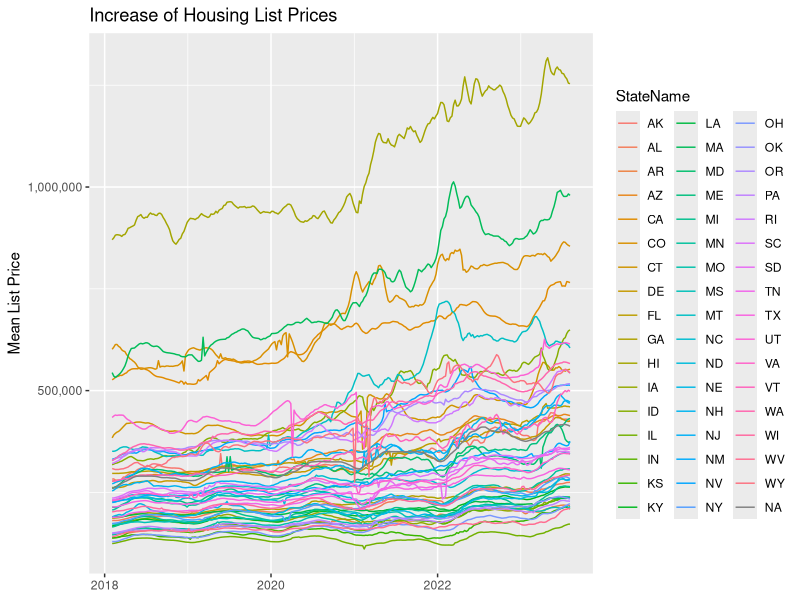
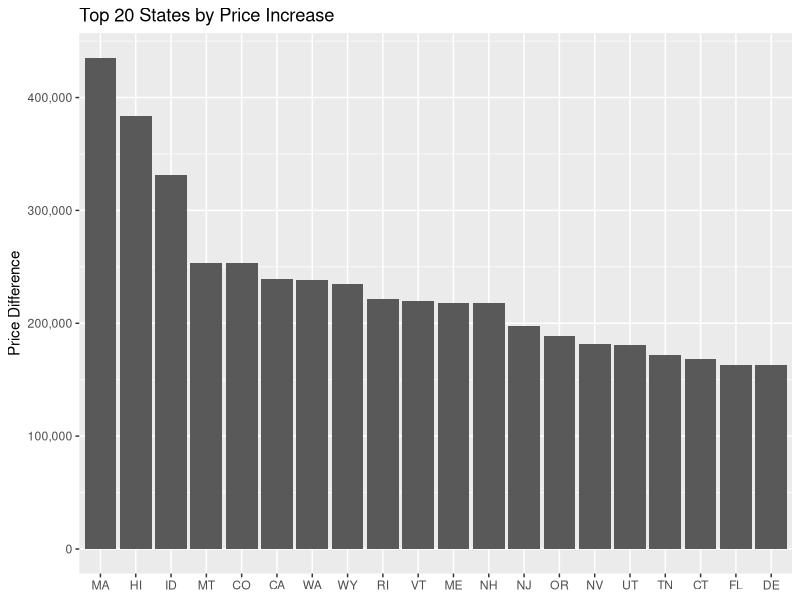
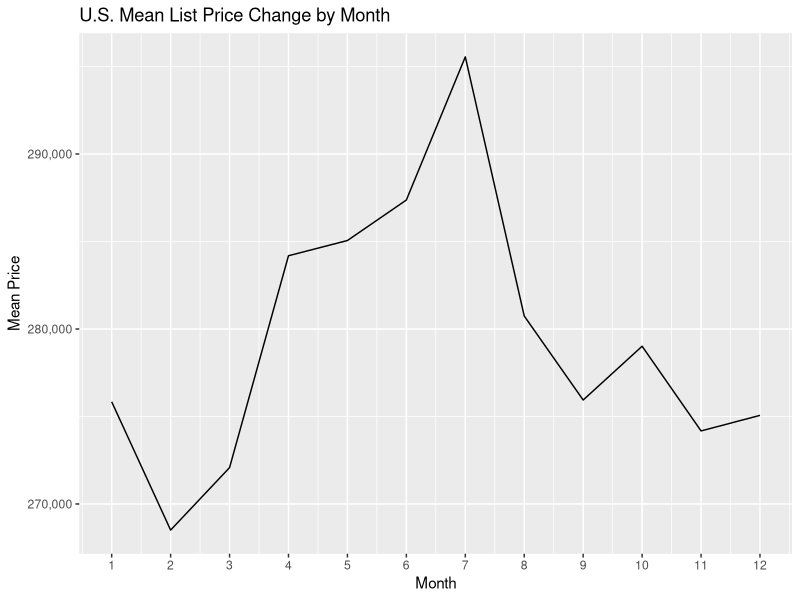

Generate these figures, in order, with R:
## ---- chunk 1
knitr::opts_chunk$set()
knitr::opts_knit$set(root.dir = '~/Excel')
## ---- chunk 2
library(tidyverse)
df_zil <- read_csv("Zillow_metro_mlp_uc_sfr_sm_week.csv")
## ---- chunk 3
head(df_zil)
## ---- chunk 4
df_zil_long <- df_zil %>% 
                    pivot_longer(cols=starts_with("20"),
                                 names_to="Date", 
                                 values_to="MedianPrice")
## ---- chunk 5
colnames(df_zil_long)
str(df_zil_long)
## ---- chunk 6
df_zil_clean <- df_zil_long %>%
                      mutate(DateParsed = as.Date(Date,"%Y-%m-%d")) %>%
                      select(-one_of("Date"))
## ---- chunk 7
str(df_zil_clean)
## ---- chunk 8
min(df_zil_clean$DateParsed)
max(df_zil_clean$DateParsed)
## ---- chunk 9
colSums(is.na(df_zil_clean))
df_zil_clean <- df_zil_clean[complete.cases(df_zil_clean[,6]),]
colSums(is.na(df_zil_clean))
## ---- chunk 10
df_state <- df_zil_clean %>%
              group_by(StateName, DateParsed) %>%
              summarise(AvgPriceState = mean(MedianPrice)) #%>%
              #filter(StateName == "NJ")
## ---- chunk 11
head(df_state)
## ---- chunk 12
ggplot(df_state, aes(x = DateParsed, y = AvgPriceState, color = StateName)) +
    geom_line() +
    labs(title="Increase of Housing List Prices", y="Mean List Price") +
    scale_y_continuous(labels=scales::comma) +
    theme(axis.title.x=element_blank())
## ---- chunk 13
df_state_diff <- df_state %>%
                  group_by(StateName) %>%
                  mutate(Start = AvgPriceState[which.min(DateParsed)],
                         End = AvgPriceState[which.max(DateParsed)],
                         Diff = End - Start) %>%
                  summarise(Start=mean(Start), End=mean(End), Diff=mean(Diff)) %>%
                  arrange(desc(Diff))
## ---- chunk 14
  head(df_state_diff)
## ---- chunk 15
top_n(df_state_diff, n=20, Diff) %>%
ggplot(., aes(x=reorder(StateName,-Diff), y=Diff)) +
    geom_bar(stat="identity") +
    labs(title="Top 20 States by Price Increase", y="Price Difference") +
    scale_y_continuous(labels=scales::comma) +
    theme(axis.title.x=element_blank())
## ---- chunk 16
df_month <- df_zil_clean %>% 
  filter(!is.na(StateName)) %>% 
  group_by(Month=month(DateParsed)) %>% 
  summarise(MeanPrice = mean(MedianPrice))

df_month %>% ggplot(., aes(x=Month, y=MeanPrice)) +
  geom_line() +
  labs(title="U.S. Mean List Price Change by Month") +
  scale_y_continuous(name="Mean Price", labels=scales::comma) +
  scale_x_continuous(name="Month", breaks=seq(1,12))
## ---- chunk 17
df_percent <- df_zil_clean %>% 
    group_by(RegionName) %>%
    mutate(Start = MedianPrice[which.min(DateParsed)],
           End = MedianPrice[which.max(DateParsed)],
           Diff = End - Start,
           PcntInc = Diff / Start) %>%
    filter(End < 200000) %>% # current price under $x
    summarise(Start=mean(Start), End=mean(End), Diff=mean(Diff), PcntInc=mean(PcntInc)) %>%
    arrange(desc(PcntInc))
head(df_percent, 100)
